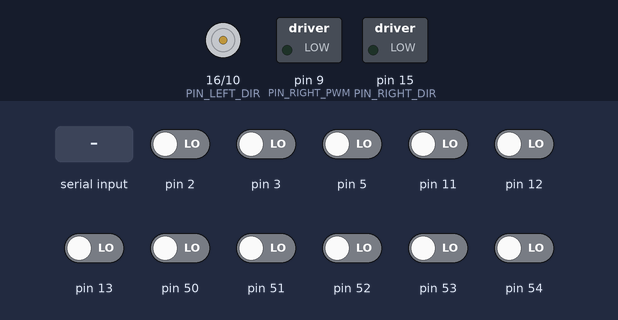
Bench run of a sketch on a simulated Arduino Mega 2560, built with avr-gcc and run on an emulated ATmega2560. On the bench: direction and speed pins drawn as motors (green arrow = direction pin HIGH = forward, orange = LOW = backward, longer = more drive), switched loads named in the sketch (green lamp = pin HIGH). The test bench sets the inputs (shaded band); at power-on: pin 2, pin 3, pin 5, pin 11–13, pin 50–54 LOW. What the sketch prints to the serial monitor is not drawn.

Above: at 1.4 s.
1.5 s: "DZ\n" received over Serial
Timing chart, 0 to 13.5 s (numbered marks = the images above; inputs shaded):
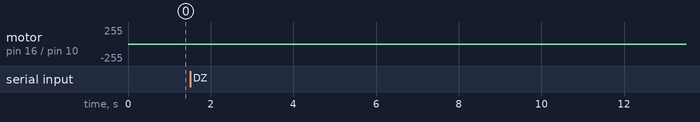

Measured:
- after the input at 1.5 s, motor on pin 16 (PIN_LEFT_DIR) / pin 10 (PIN_LEFT_PWM): stopped → backward 2/255 after 3.8 s, → stopped 1.1 s later, → backward 2/255 0.20 s later, → stopped 1.0 s later, … (13 changes in this stretch)

The sketch:

Ratio_Deadzone_Scan.ino
```cpp
#include "Motors3pi.h"

// 单头文件实现宏（只在这个 .ino 里写一次）
#define ENCODERS3PI_IMPLEMENTATION
#include "Encoders3pi.h"

// ================== 默认测试参数（你要更精细就改这里） ==================
// Deadzone：小步进更合适
static const int16_t DZ_PWM_START = 0;
static const int16_t DZ_PWM_END   = 120;
static const int16_t DZ_PWM_STEP  = 2;
static const uint8_t DZ_REPEATS   = 3;
static const uint16_t DZ_WARMUP_MS  = 250;
static const uint16_t DZ_MEASURE_MS = 800;
static const uint16_t DZ_SAMPLE_MS  = 20;
static const float DZ_MOVE_CPS_TH   = 80.0f; // 判断“动了”的阈值（counts/s）

// RatioScan：先粗扫（步进10、每点5次、每次2s），通常足够判断 k(PWM) 是否平
static const int16_t RS_PWM_MIN   = 60;
static const int16_t RS_PWM_MAX   = 200;
static const int16_t RS_PWM_STEP  = 10;
static const uint8_t RS_REPEATS   = 5;
static const uint16_t RS_WARMUP_MS  = 400;
static const uint16_t RS_MEASURE_MS = 2000;
static const uint16_t RS_SAMPLE_MS  = 20;
static const bool RS_MEASURE_REVERSE = false; // 先 false，流程跑通再改 true

// ======================================================================

Motors3pi motors(LOW, LOW);

static String readLineNonBlocking()
{
  static String buf;
  while (Serial.available())
  {
    char c = (char)Serial.read();
    if (c == '\n')
    {
      String line = buf;
      buf = "";
      line.trim();
      return line;
    }
    if (c != '\r') buf += c;
  }
  return String();
}

static float measureCpsSingleWheel(bool leftWheel, int16_t pwm,
                                   uint16_t warmupMs, uint16_t measureMs, uint16_t sampleMs)
{
  // 清残留
  (void)Encoders3pi::getCountsAndResetLeft();
  (void)Encoders3pi::getCountsAndResetRight();

  if (leftWheel) { motors.setLeft(pwm); motors.setRight(0); }
  else           { motors.setLeft(0);   motors.setRight(pwm); }

  delay(warmupMs);

  int32_t sum = 0;
  uint32_t start = millis();
  uint32_t t = start;

  while ((uint32_t)(millis() - start) < measureMs)
  {
    while ((uint32_t)(millis() - t) < sampleMs) {}
    t += sampleMs;

    int16_t d = leftWheel ? Encoders3pi::getCountsAndResetLeft()
                          : Encoders3pi::getCountsAndResetRight();
    sum += d;
  }

  motors.coast();
  delay(200);

  return (float)sum * 1000.0f / (float)measureMs; // counts/s
}

static void measureCpsBoth(int16_t pwm,
                           uint16_t warmupMs, uint16_t measureMs, uint16_t sampleMs,
                           float &cpsL, float &cpsR)
{
  (void)Encoders3pi::getCountsAndResetLeft();
  (void)Encoders3pi::getCountsAndResetRight();

  motors.set(pwm, pwm);
  delay(warmupMs);

  int32_t sumL = 0, sumR = 0;
  uint32_t start = millis();
  uint32_t t = start;

  while ((uint32_t)(millis() - start) < measureMs)
  {
    while ((uint32_t)(millis() - t) < sampleMs) {}
    t += sampleMs;

    sumL += Encoders3pi::getCountsAndResetLeft();
    sumR += Encoders3pi::getCountsAndResetRight();
  }

  motors.coast();
  delay(250);

  cpsL = (float)sumL * 1000.0f / (float)measureMs;
  cpsR = (float)sumR * 1000.0f / (float)measureMs;
}

static void runDeadzone()
{
  Serial.println("# START Deadzone");
  Serial.println("DZ,wheel,pwm,repeat,cps,is_moving");

  for (uint8_t w = 0; w < 2; w++)
  {
    bool leftWheel = (w == 0);
    const char* wname = leftWheel ? "L" : "R";

    for (int16_t pwm = DZ_PWM_START; pwm <= DZ_PWM_END; pwm += DZ_PWM_STEP)
    {
      for (uint8_t r = 1; r <= DZ_REPEATS; r++)
      {
        float cps = measureCpsSingleWheel(leftWheel, pwm, DZ_WARMUP_MS, DZ_MEASURE_MS, DZ_SAMPLE_MS);
        int moving = (fabs(cps) >= DZ_MOVE_CPS_TH) ? 1 : 0;

        Serial.print("DZ,"); Serial.print(wname); Serial.print(",");
        Serial.print(pwm); Serial.print(",");
        Serial.print(r); Serial.print(",");
        Serial.print(cps, 3); Serial.print(",");
        Serial.println(moving);
      }
    }
  }

  Serial.println("# done");
}

static void runRatioScan()
{
  Serial.println("# START RatioScan");
  Serial.println("DATA,dir,pwm,repeat,cpsL,cpsR,ratio");

  int dirs[2] = { +1, -1 };
  int dirCount = RS_MEASURE_REVERSE ? 2 : 1;

  for (int di = 0; di < dirCount; di++)
  {
    int dir = dirs[di];

    for (int16_t pwm0 = RS_PWM_MIN; pwm0 <= RS_PWM_MAX; pwm0 += RS_PWM_STEP)
    {
      int16_t pwm = (int16_t)(dir * pwm0);

      for (uint8_t r = 1; r <= RS_REPEATS; r++)
      {
        float cpsL, cpsR;
        measureCpsBoth(pwm, RS_WARMUP_MS, RS_MEASURE_MS, RS_SAMPLE_MS, cpsL, cpsR);

        float ratio = (cpsR != 0.0f) ? (cpsL / cpsR) : 0.0f;

        Serial.print("DATA,");
        Serial.print(dir); Serial.print(",");
        Serial.print(pwm); Serial.print(",");
        Serial.print(r); Serial.print(",");
        Serial.print(cpsL, 3); Serial.print(",");
        Serial.print(cpsR, 3); Serial.print(",");
        Serial.println(ratio, 6);
      }
    }
  }

  Serial.println("# done");
}

static void printHelp()
{
  Serial.println("# Commands:");
  Serial.println("#   DZ      -> run Deadzone scan (no-load, one wheel at a time)");
  Serial.println("#   RS      -> run Ratio scan (no-load, both wheels same PWM)");
  Serial.println("#   STOP    -> coast motors immediately");
  Serial.println("#   HELP    -> show this");
}

void setup()
{
  Serial.begin(115200);
  delay(200);

  motors.begin();
  Encoders3pi::begin();
  Encoders3pi::flip(false);

  motors.coast();

  Serial.println("# READY (send DZ or RS)");
  printHelp();
}

void loop()
{
  String cmd = readLineNonBlocking();
  if (cmd.length() == 0) return;

  cmd.toUpperCase();

  if (cmd == "HELP")
  {
    printHelp();
  }
  else if (cmd == "STOP")
  {
    motors.coast();
    Serial.println("# STOPPED");
  }
  else if (cmd == "DZ")
  {
    motors.coast();
    delay(50);
    Serial.println("# ACK DZ");   // 新增：告诉MATLAB“命令已收到，马上开始吐数据”
    runDeadzone();
    Serial.println("# READY (send DZ or RS)");
  }
  else if (cmd == "RS")
  {
    motors.coast();
    delay(50);
    Serial.println("# ACK RS");   // 新增
    runRatioScan();
    Serial.println("# READY (send DZ or RS)");
  }
  else
  {
    Serial.print("# Unknown cmd: ");
    Serial.println(cmd);
    printHelp();
  }
}
```

Encoders3pi.h
```cpp
#pragma once
#include <Arduino.h>

#if !defined(__AVR_ATmega32U4__)
#error "Encoders3pi.h is intended for ATmega32U4 (e.g., Pololu 3pi+ 32U4)."
#endif

class Encoders3pi
{
public:
  // 在 setup() 调一次即可（也可以不调，首次读数时会自动 begin）
  static void begin();

  // 可选：整体翻转方向（如果你发现符号与期望相反）
  static void flip(bool enable);

  // 累计计数（int16_t 会回绕）
  static int16_t getCountsLeft();
  static int16_t getCountsRight();

  // 推荐：读增量并清零（用于算轮速）
  static int16_t getCountsAndResetLeft();
  static int16_t getCountsAndResetRight();

  // 读并清除错误标志（丢边沿/两路同时变等）
  static bool checkErrorLeft();
  static bool checkErrorRight();

private:
  static bool inited_;
  static bool flipped_;
};

// ---------------- Implementation (compile exactly once) ----------------
// 只在一个文件里写：
//   #define ENCODERS3PI_IMPLEMENTATION
//   #include "Encoders3pi.h"
// 其他文件只 include，不要 define。
#ifdef ENCODERS3PI_IMPLEMENTATION

#include <avr/io.h>
#include <avr/interrupt.h>

bool Encoders3pi::inited_  = false;
bool Encoders3pi::flipped_ = false;

// 3pi+ 32U4 编码器信号：XOR + B；A = XOR ^ B
// Left : XOR -> D8  (PB4 / PCINT4) ; B -> PE2 (无 Arduino pin number)
// Right: XOR -> D7  (PE6 / INT6)   ; B -> D23 (PF0)
static inline bool readLeftXor()  { return (PINB & _BV(4)); }   // PB4
static inline bool readLeftB()    { return (PINE & _BV(2)); }   // PE2
static inline bool readRightXor() { return (PINE & _BV(6)); }   // PE6 (INT6)
static inline bool readRightB()   { return (PINF & _BV(0)); }   // PF0 (D23)

static volatile bool lastLA, lastLB;
static volatile bool lastRA, lastRB;

static volatile bool errL, errR;

// 用 uint16_t 避免有符号溢出的未定义行为；对外再 cast 成 int16_t
static volatile uint16_t cntL, cntR;

// Left: pin-change interrupt on PB4 (PCINT4)
ISR(PCINT0_vect)
{
  bool newB = readLeftB();
  bool newA = readLeftXor() ^ newB;

  cntL += (newA ^ lastLB) - (lastLA ^ newB);

  // 两路同时变化通常意味着丢了边沿/时序不稳
  if ( (lastLA ^ newA) & (lastLB ^ newB) ) { errL = true; }

  lastLA = newA;
  lastLB = newB;
}

// Right: external interrupt INT6 on PE6
ISR(INT6_vect)
{
  bool newB = readRightB();
  bool newA = readRightXor() ^ newB;

  cntR += (newA ^ lastRB) - (lastRA ^ newB);

  if ( (lastRA ^ newA) & (lastRB ^ newB) ) { errR = true; }

  lastRA = newA;
  lastRB = newB;
}

void Encoders3pi::begin()
{
  if (inited_) return;
  inited_ = true;

  // 配置输入上拉（XOR / B）
  pinMode(8, INPUT_PULLUP);    // left XOR  (PB4)
  pinMode(7, INPUT_PULLUP);    // right XOR (PE6/INT6)
  pinMode(23, INPUT_PULLUP);   // right B   (PF0)

  // PE2 (left B) 没有 Arduino pin：手动设为输入上拉
  DDRE  &= ~_BV(2);
  PORTE |=  _BV(2);

  // 原子初始化 + 开中断（保留原来的全局中断状态）
  uint8_t oldSREG = SREG;
  cli();

  // 初始化状态，避免第一跳乱判
  lastLB = readLeftB();
  lastLA = readLeftXor() ^ lastLB;
  cntL = 0;
  errL = false;

  lastRB = readRightB();
  lastRA = readRightXor() ^ lastRB;
  cntR = 0;
  errR = false;

  // Left：开启 PCINT0 组 + 选择 PCINT4 (PB4)
  PCICR  |= _BV(PCIE0);
  PCMSK0 |= _BV(PCINT4);
  PCIFR  |= _BV(PCIF0);   // 清 pending

  // Right：INT6 任何电平变化触发（ISC61:ISC60 = 01）
  EIMSK &= ~_BV(INT6);
  EICRB = (EICRB & ~(_BV(ISC61) | _BV(ISC60))) | _BV(ISC60);
  EIFR  |= _BV(INTF6);
  EIMSK |= _BV(INT6);

  SREG = oldSREG;
}

void Encoders3pi::flip(bool enable)
{
  flipped_ = enable;
}

int16_t Encoders3pi::getCountsLeft()
{
  begin();
  uint8_t oldSREG = SREG;
  cli();
  int16_t c = (int16_t)cntL;
  SREG = oldSREG;

  if (flipped_) c = (int16_t)(-c);
  return c;
}

int16_t Encoders3pi::getCountsRight()
{
  begin();
  uint8_t oldSREG = SREG;
  cli();
  int16_t c = (int16_t)cntR;
  SREG = oldSREG;

  if (flipped_) c = (int16_t)(-c);
  return c;
}

int16_t Encoders3pi::getCountsAndResetLeft()
{
  begin();
  uint8_t oldSREG = SREG;
  cli();
  int16_t c = (int16_t)cntL;
  cntL = 0;
  SREG = oldSREG;

  if (flipped_) c = (int16_t)(-c);
  return c;
}

int16_t Encoders3pi::getCountsAndResetRight()
{
  begin();
  uint8_t oldSREG = SREG;
  cli();
  int16_t c = (int16_t)cntR;
  cntR = 0;
  SREG = oldSREG;

  if (flipped_) c = (int16_t)(-c);
  return c;
}

bool Encoders3pi::checkErrorLeft()
{
  begin();
  uint8_t oldSREG = SREG;
  cli();
  bool e = errL;
  errL = false;
  SREG = oldSREG;
  return e;
}

bool Encoders3pi::checkErrorRight()
{
  begin();
  uint8_t oldSREG = SREG;
  cli();
  bool e = errR;
  errR = false;
  SREG = oldSREG;
  return e;
}

#endif // ENCODERS3PI_IMPLEMENTATION
```

Motors3pi.h
```cpp
#pragma once
#include <Arduino.h>

// 极简电机驱动层：只负责把 signed PWM 命令输出到引脚
// 速度范围：-255 ~ +255（正数=前进，负数=后退）
class Motors3pi
{
public:
  // forwardLevel: 正数=前进时 DIR 脚输出的电平（LOW/HIGH），左右可分别设置
  inline Motors3pi(bool leftForwardLevel = LOW, bool rightForwardLevel = LOW)
  : leftFwdLevel_(leftForwardLevel), rightFwdLevel_(rightForwardLevel) {}

  inline void begin()
  {
    pinMode(PIN_LEFT_DIR,  OUTPUT);
    pinMode(PIN_RIGHT_DIR, OUTPUT);
    pinMode(PIN_LEFT_PWM,  OUTPUT);
    pinMode(PIN_RIGHT_PWM, OUTPUT);
    coast();
  }

  inline void set(int16_t leftCmd, int16_t rightCmd)
  {
    driveOne_(PIN_LEFT_DIR,  PIN_LEFT_PWM,  leftCmd,  leftFwdLevel_);
    driveOne_(PIN_RIGHT_DIR, PIN_RIGHT_PWM, rightCmd, rightFwdLevel_);
  }

  inline void setLeft(int16_t leftCmd)
  {
    driveOne_(PIN_LEFT_DIR, PIN_LEFT_PWM, leftCmd, leftFwdLevel_);
  }

  inline void setRight(int16_t rightCmd)
  {
    driveOne_(PIN_RIGHT_DIR, PIN_RIGHT_PWM, rightCmd, rightFwdLevel_);
  }

  inline void coast()
  {
    analogWrite(PIN_LEFT_PWM,  0);
    analogWrite(PIN_RIGHT_PWM, 0);
  }

  inline void setForwardLevels(bool leftForwardLevel, bool rightForwardLevel)
  {
    leftFwdLevel_  = leftForwardLevel;
    rightFwdLevel_ = rightForwardLevel;
  }

private:
  // 3pi+ 32U4 固定引脚
  static constexpr uint8_t PIN_RIGHT_DIR = 15;
  static constexpr uint8_t PIN_LEFT_DIR  = 16;
  static constexpr uint8_t PIN_RIGHT_PWM = 9;
  static constexpr uint8_t PIN_LEFT_PWM  = 10;

  bool leftFwdLevel_;
  bool rightFwdLevel_;

  static inline int16_t clamp_(int16_t x)
  {
    if (x > 255) return 255;
    if (x < -255) return -255;
    return x;
  }

  static inline void driveOne_(uint8_t pinDir, uint8_t pinPwm,
                               int16_t cmd, bool forwardLevel)
  {
    cmd = clamp_(cmd);
    bool forward = (cmd >= 0);
    uint8_t pwm = (uint8_t)abs(cmd);

    digitalWrite(pinDir, forward ? forwardLevel : !forwardLevel);
    analogWrite(pinPwm, pwm);
  }
};
```
